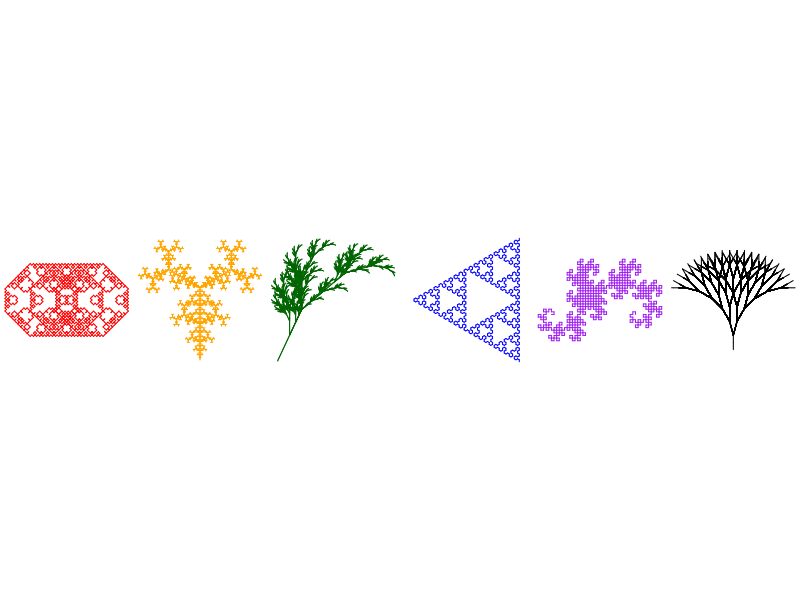
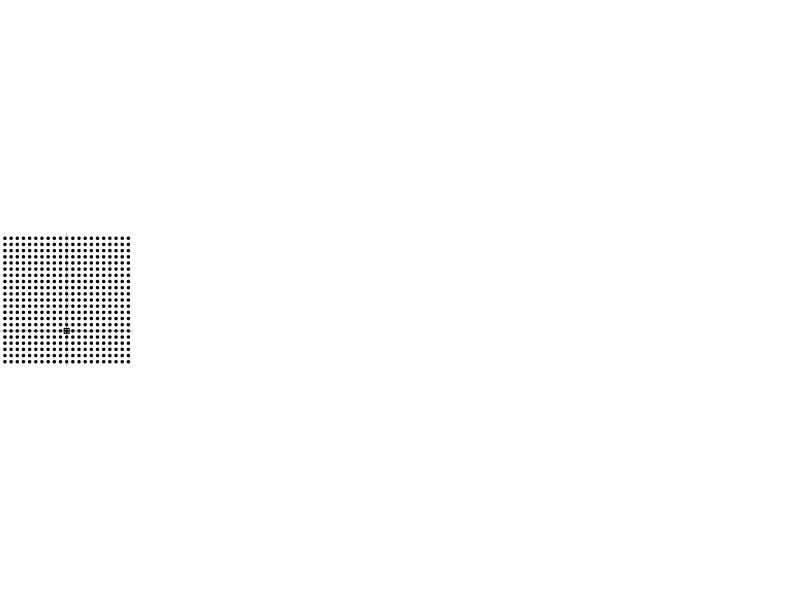

The R source for these figures, in order: (Note: this script raises an error after producing the figures.)
## ---- chunk 1

getstr = function(start="A",
                  rules=list("A"="A[+A][-A]b","b"="[+C][-C]","C"="CC"),
                  n=10){
    st = start
    for(jj in 1:n){
        st2 = ""
        for(i in 1:nchar(st)){
            ch = substr(st,i,i)
            # cn = as.integer(charToRaw(ch))
            if(!is.null(rules[[ch]])){
                st2 = paste0(st2,rules[[ch]],collapse="")
            } else {
                st2 = paste0(st2,ch,collapse="")
            }
        }
        st = st2
    }
    return(st)
}

getxyc = function(string="AA+AA+AA+A+A",angle=pi/2,angle_initial=pi/2,col="blue"){
    switch = 1
    d = angle_initial
    x = 0
    y = 0
    xl = c(x)
    yl = c(y)
    cols = numeric()
    dsave = numeric()
    xsave = numeric()
    ysave = numeric()
    for(i in 1:nchar(string)){
        ch = substr(string,i,i)
        cn = as.integer(charToRaw(ch))
        if(cn>=as.integer(charToRaw("A")) && cn<=as.integer(charToRaw("L"))){
            cols = c(cols,col)
            x = x+cos(d)
            y = y+sin(d)
            xl = c(xl,x)
            yl = c(yl,y)
        }
        if(cn>=as.integer(charToRaw("M")) && cn<=as.integer(charToRaw("Z"))){
            cols = c(cols,"NA")
            x = x+cos(d)
            y = y+sin(d)
            xl = c(xl,x)
            yl = c(yl,y)
        }
        if(cn==as.integer(charToRaw("["))){
            dsave = c(dsave,d)
            xsave = c(xsave,x)
            ysave = c(ysave,y)
        }
        if(cn==as.integer(charToRaw("]"))){
            cols = c(cols,"NA")
            x = xsave[length(xsave)]
            y = ysave[length(ysave)]
            d = dsave[length(dsave)]
            if(length(xsave)>1){
                xsave = xsave[1:(length(xsave)-1)]
                ysave = ysave[1:(length(ysave)-1)]
                dsave = dsave[1:(length(dsave)-1)]
            } else {
                xsave = numeric()
                ysave = numeric()
                dsave = numeric()
            }
            xl = c(xl,x)
            yl = c(yl,y)
        }
        if(cn==as.integer(charToRaw("-"))){
            d = d-angle
        }
        if(cn==as.integer(charToRaw("+"))){
            d = d+angle
        }
        if(cn==as.integer(charToRaw("."))){
            switch = switch*(-1)
        }
    }
    
    xwid = max(xl)-min(xl)
    ywid = max(yl)-min(yl)
    xmid = (max(xl)+min(xl))/2
    ymid = (max(yl)+min(yl))/2
    wid = max(c(xwid,ywid))
    x2 = (xl-xmid)/wid*2
    y2 = (yl-ymid)/wid*2
    return(list(x2,y2,cols))
}

makeplot = function(xyc,lwd=1){
    x = xyc[[1]]
    y = xyc[[2]]
    c = xyc[[3]]
    plot(0,0,"n",xlim=c(-1,1),ylim=c(-1,1),axes=F,ann=F)
    # lines(x2,y2)
    for(i in 2:length(x)){
        lines(c(x[i-1],x[i]),c(y[i-1],y[i]),col=c[i-1])
    }
}
## ---- chunk 2
minus = 0
par(mfrow=c(1,6),mar=c(0,0,0,0),oma=c(0,0,0,0),pty="s")

start = c("A")
rules = list("A"="B-C-B-C-",
             "B"="B+B-",
             "C"="B")
s = getstr(start,rules,10-minus)
xyc = getxyc(s,pi/2,angle_initial=3*pi/4,col="red")
makeplot(xyc,lwd=0.3)

start = c("A")
rules = list("A"="AA[+A][-A]")
s = getstr(start,rules,n=6-minus)
xyc = getxyc(s,pi/3,angle_initial=pi/2,col="orange")
makeplot(xyc,lwd=0.3)

start = c("-x")
rules = list("x"="F+[[x]-x]-F[-Fx]+x",
             "F"="FF")
s = getstr(start,rules,n=6-minus)
xyc = getxyc(s,25/180*pi,angle_initial=pi/2,col="darkgreen")
makeplot(xyc,lwd=0.3)

start = c("A")
rules = list("A"="B-A-B",
             "B"="A+B+A")
s = getstr(start,rules,n=6-minus)
xyc = getxyc(s,pi/3,angle_initial=pi/2,col="blue")
makeplot(xyc,lwd=0.3)

start = c("F")
rules = list("F"="F+G",
             "G"="F-G")
s = getstr(start,rules,n=10-minus)
xyc = getxyc(s,pi/2,angle_initial=pi/2,col="purple")
makeplot(xyc,lwd=0.3)

start = c("A")
rules = list("A"="AB",
             "B"="[-A][+A]")
s = getstr(start,rules,n=13-minus)
xyc = getxyc(s,pi/12,angle_initial=pi/2,col="black")
makeplot(xyc,lwd=0.3)
## ---- chunk 3

cat("\\color{red}\n```
    0. A\n
    1. -B\n
    2. --AB\n
    3. ---B-AB\n
    4. ----AB--B-AB
```\n\\color{black}")

## ---- chunk 4
start = c("F")
rules = list("F"="FF[+F-F][-F+F]xF",
             "X"="XX")
s = getstr(start,rules,n=2)
s1 = substr(s,1,50)
s2 = substr(s,51,100)
s3 = substr(s,101,nchar(s))

getxyd = function(string="AA+AA+AA+A+A",angle=pi/2,angle_initial=pi/2,col="blue"){
    switch = 1
    d = angle_initial
    x = 0
    y = 0
    xl = c(x)
    yl = c(y)
    cols = numeric()
    dsave = numeric()
    xsave = numeric()
    ysave = numeric()
    for(i in 1:nchar(string)){
        ch = substr(string,i,i)
        cn = as.integer(charToRaw(ch))
        if(cn>=as.integer(charToRaw("A")) && cn<=as.integer(charToRaw("L"))){
            cols = c(cols,col)
            x = x+cos(d)
            y = y+sin(d)
            xl = c(xl,x)
            yl = c(yl,y)
        }
        if(cn>=as.integer(charToRaw("M")) && cn<=as.integer(charToRaw("Z"))){
            cols = c(cols,"NA")
            x = x+cos(d)
            y = y+sin(d)
            xl = c(xl,x)
            yl = c(yl,y)
        }
        if(cn==as.integer(charToRaw("["))){
            dsave = c(dsave,d)
            xsave = c(xsave,x)
            ysave = c(ysave,y)
        }
        if(cn==as.integer(charToRaw("]"))){
            cols = c(cols,"NA")
            x = xsave[length(xsave)]
            y = ysave[length(ysave)]
            d = dsave[length(dsave)]
            if(length(xsave)>1){
                xsave = xsave[1:(length(xsave)-1)]
                ysave = ysave[1:(length(ysave)-1)]
                dsave = dsave[1:(length(dsave)-1)]
            } else {
                xsave = numeric()
                ysave = numeric()
                dsave = numeric()
            }
            xl = c(xl,x)
            yl = c(yl,y)
        }
        if(cn==as.integer(charToRaw("-"))){
            d = d-angle
        }
        if(cn==as.integer(charToRaw("+"))){
            d = d+angle
        }
        if(cn==as.integer(charToRaw("."))){
            switch = switch*(-1)
        }
    }
    return(list(xl,yl,cols))
}

## ---- chunk 5
par(mar=c(0,0,0,0),oma=c(0,0,0,0))
plot(0,0,"n",axes=F,ann=F,xlim=c(-10,10),ylim=c(-5,15))
abline(h=0,col="grey")
abline(v=0,col="grey")
for(i in -10:10){
    for(j in -5:15){
        points(i,j,pch=19,cex=0.5)
    }
}
points(0,0,pch=12)

if(params$showsol){
    s = gsub("x","X",s,fixed=T)
    xyd = getxyd(s,angle=pi/2,col = "red")
    x = xyd[[1]]
    y = xyd[[2]]
    c = xyd[[3]]
    # lines(x2,y2)
    for(i in 2:length(x)){
        lines(c(x[i-1],x[i]),c(y[i-1],y[i]),col=c[i-1],lwd=3)
    }
}
